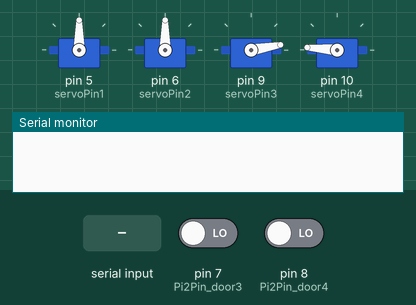
The sketch below on a simulated Arduino Nano, built with avr-gcc and run on an emulated ATmega328P. Shown: 4 × servo, the last lines printed to the serial monitor. The test bench sets the inputs (shaded band); at power-on: pin 7 (Pi2Pin_door3) LOW, pin 8 (Pi2Pin_door4) LOW.

Above: at 1.2 s.
1.3 s: "b" received over Serial
At 2.7 s:
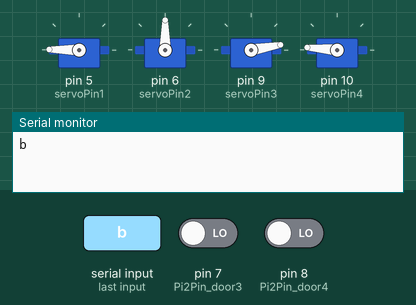
3.1 s: "d" received over Serial
At 3.7 s:
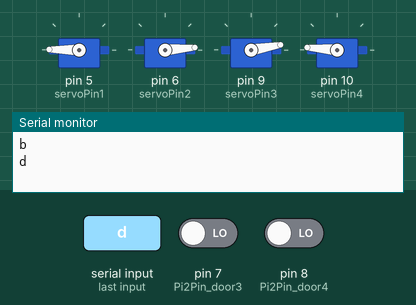
4.8 s: pin 7 (Pi2Pin_door3) driven HIGH
At 6.0 s:
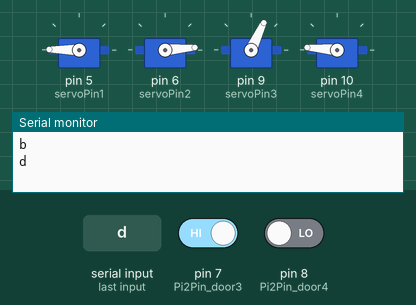
6.6 s: pin 8 (Pi2Pin_door4) driven HIGH
At 7.4 s:
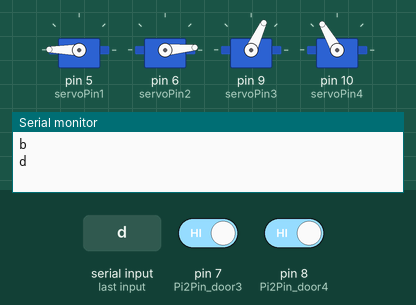
8.4 s: "a" received over Serial
At 9.3 s:
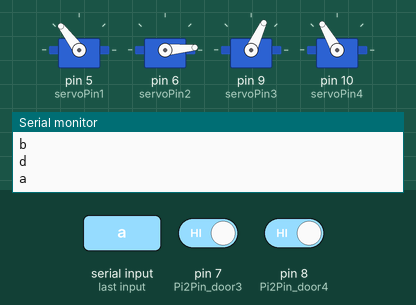
10.2 s: "c" received over Serial
At 11.5 s:
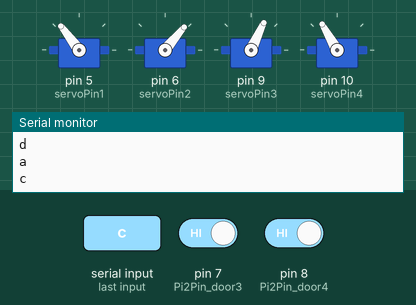
Timing chart, 0 to 12.9 s (numbered marks = the images above; inputs shaded):
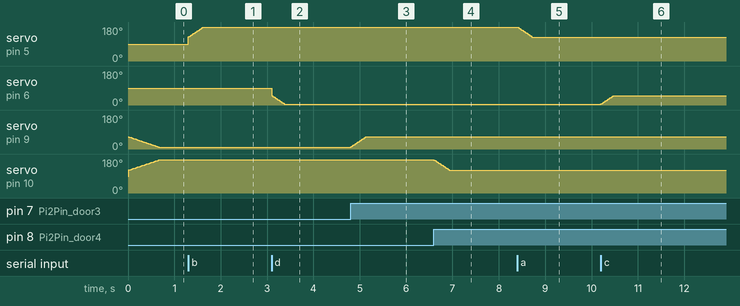

The sketch:

servo_simple_SM__.ino
```cpp
char receivedChar;
boolean newData = false;
#include<Servo.h>
Servo servo1;     // Servo 1 = door1
#include<Servo.h>
Servo servo2;     // Servo 2 = door2
#include<Servo.h>
Servo servo3;     // Servo 3 = door3
#include<Servo.h>
Servo servo4;     // Servo 4 = door4

const int slowness = 6;   //slowness factor, ms wait between 1deg movements, change to set speed

const int servoPin1 = 5;// nano pwm 3 5 6 9 10 11
const int servoPin2 = 6;
const int servoPin3 = 9;
const int servoPin4 = 10;

//Pi2 will communicate on digital input pins
const int Pi2Pin_neopix = 4;
const int Pi2Pin_door3 = 7;
const int Pi2Pin_door4 = 8;

//door angles
const int CLOSE_DOOR1 = 179;
const int OPEN_DOOR1 = 127;
const int CLOSE_DOOR2 = 5;
const int OPEN_DOOR2 = 50;
const int CLOSE_DOOR3 = 10;
const int OPEN_DOOR3 = 65;
const int CLOSE_DOOR4 = 175;
const int OPEN_DOOR4 = 120;

int pos1_current = OPEN_DOOR1; //initial position variables for servos
int pos1_target = OPEN_DOOR1;
int pos2_current = OPEN_DOOR2; //initial position variables for servos
int pos2_target = OPEN_DOOR2;
int pos3_current = OPEN_DOOR3; //initial position variables for servos  >
int pos3_target = OPEN_DOOR3;
int pos4_current = OPEN_DOOR4; //initial position variables for servos
int pos4_target = OPEN_DOOR4;

void setup()
{
  Serial.begin(9600);
  servo1.attach(servoPin1);
  servo2.attach(servoPin2);
  servo3.attach(servoPin3);
  servo4.attach(servoPin4);
  pinMode(Pi2Pin_door3, INPUT);
  pinMode(Pi2Pin_door4, INPUT);
}

void loop()
{
  recvInfo();
  moveServo();
}

void recvInfo()
{
  if (Serial.available() > 0)
  {
    receivedChar = Serial.read();
    Serial.println(receivedChar);
  }
}

void moveServo()
{
  //target commands
  if (receivedChar=='a')
  {
    pos1_target=OPEN_DOOR1;
  }
  if (receivedChar=='b')
  {
    pos1_target=CLOSE_DOOR1;
  }
  if (receivedChar=='c')
  {
    pos2_target=OPEN_DOOR2;
  }
  if (receivedChar=='d')
  {
    pos2_target=CLOSE_DOOR2;
  }
//  if (receivedChar=='e')
//  {
//    pos3_target=OPEN_DOOR3;
//  }
//  if (receivedChar=='f')
//  {
//    pos3_target=CLOSE_DOOR3;
//  }
//  if (receivedChar=='g')
//  {
//    pos4_target=OPEN_DOOR4;
//  }
//  if (receivedChar=='h')
//  {
//    pos4_target=CLOSE_DOOR4;
//  }
//DOOR 3 Pi2 control
  if ((digitalRead(Pi2Pin_door3) == HIGH))
  {
      pos3_target=OPEN_DOOR3;
  }
  else
  {
      pos3_target=CLOSE_DOOR3;
  }
  //DOOR 4 Pi2 control
  if ((digitalRead(Pi2Pin_door4) == HIGH))
  {
      pos4_target=OPEN_DOOR4;
  }
  else
  {
      pos4_target=CLOSE_DOOR4;
  }

  //movement
  if (pos1_current<pos1_target) //SERVO 1
  {
    pos1_current=pos1_current+1;
    servo1.write(pos1_current);
    delay(slowness);
  }
  if (pos1_current>pos1_target)
  {
    pos1_current=pos1_current-1;
    servo1.write(pos1_current);
    delay(slowness);
  }
  if (pos2_current<pos2_target) //SERVO 2
  {
    pos2_current=pos2_current+1;
    servo2.write(pos2_current);
    delay(slowness);
  }
  if (pos2_current>pos2_target)
  {
    pos2_current=pos2_current-1;
    servo2.write(pos2_current);
    delay(slowness);
  }
  if (pos3_current<pos3_target) //SERVO 3
  {
    pos3_current=pos3_current+1;
    servo3.write(pos3_current);
    delay(slowness);
  }
  if (pos3_current>pos3_target)
  {
    pos3_current=pos3_current-1;
    servo3.write(pos3_current);
    delay(slowness);
  }
  if (pos4_current<pos4_target) //SERVO 4
  {
    pos4_current=pos4_current+1;
    servo4.write(pos4_current);
    delay(slowness);
  }
  if (pos4_current>pos4_target)
  {
    pos4_current=pos4_current-1;
    servo4.write(pos4_current);
    delay(slowness);
  }
}
```

Measured:
- after the input at 1.3 s, servo on pin 5 (servoPin1): moves from 90° to 179° over 0.31 s, starting at once
- after the input at 3.1 s, servo on pin 6 (servoPin2): moves from 90° to 5° over 0.27 s, starting at once
- after the input at 4.8 s, servo on pin 9 (servoPin3): moves from 10° to 65° over 0.33 s, starting at once
- after the input at 6.6 s, servo on pin 10 (servoPin4): moves from 175° to 120° over 0.33 s, starting at once
- after the input at 8.4 s, servo on pin 5 (servoPin1): moves from 179° to 127° over 0.31 s, starting at once
- after the input at 10.2 s, servo on pin 6 (servoPin2): moves from 5° to 50° over 0.27 s, starting at once
